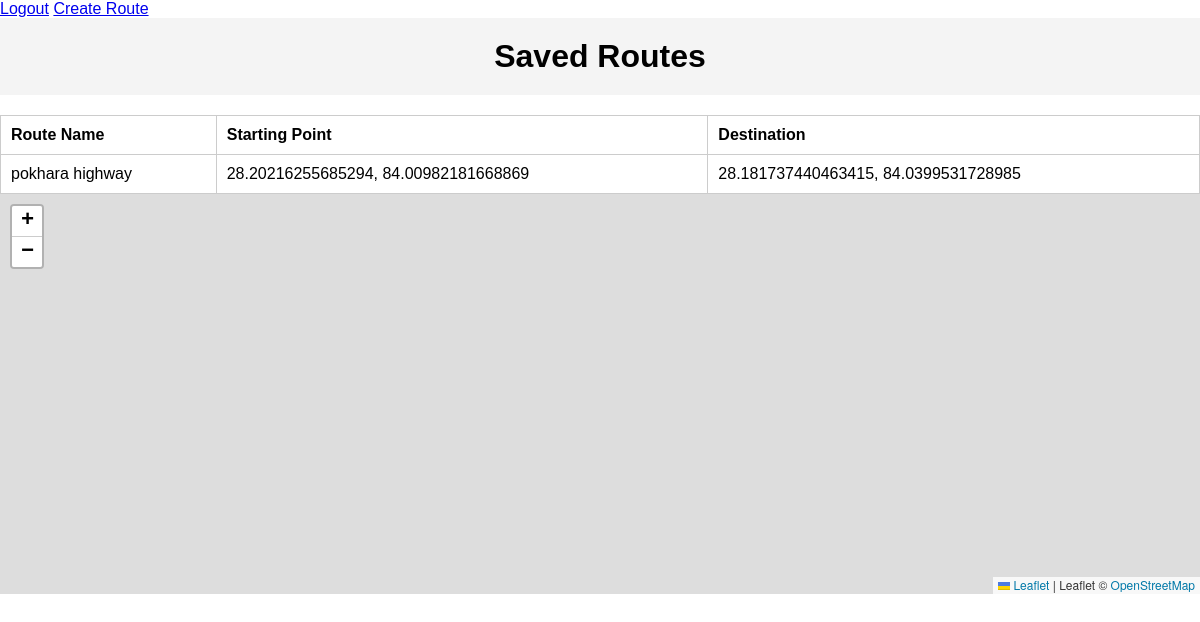
Before: /route_manager/ (signed in) with the older database file.
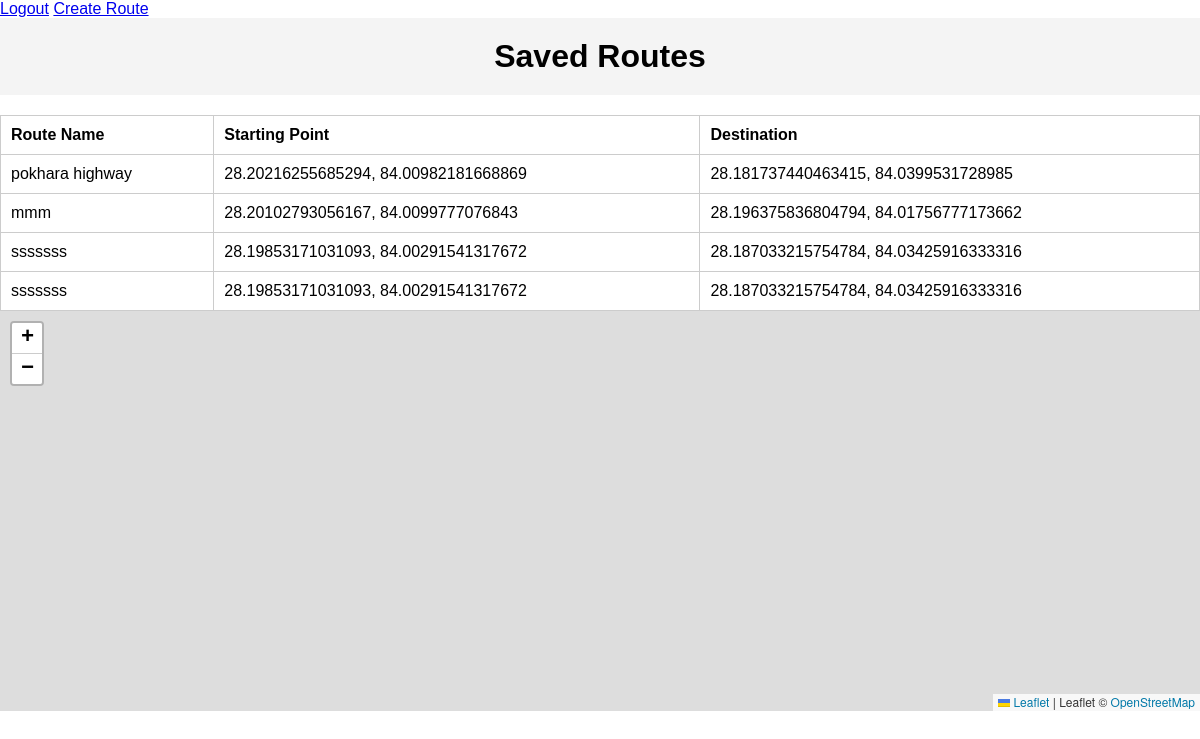
After: the same page with the newer database file.
### route_manager/models.py (models this page shows, shortened)
class Route(models.Model):
    route_name = models.CharField(max_length=255)
    starting_point = models.CharField(max_length=255)
    destination = models.CharField(max_length=255)
    route_data = models.TextField()

### route_manager/views.py (the view)
# urls.py: path('', views.view_saved_routes, name='view_saved_routes'),
def view_saved_routes(request):
    if not request.user.is_authenticated:
        return redirect('route_manager_login')
    routes = Route.objects.all()
    route_data = []
    for route in routes:
        route_data.append({
            'route_name': route.route_name,
            'starting_point': route.starting_point,
            'destination': route.destination,
            'route_data': json.loads(route.route_data)  # Convert the route_data JSON back to a list of coordinates
        })
    return render(request, 'route_manager/view_saved_routes.html', {'routes': route_data})

### route_manager/templates/route_manager/view_saved_routes.html (shortened to what this page needs)
<!DOCTYPE html>
<html lang="en">
<head>
    <link rel="stylesheet" href="https://unpkg.com/leaflet@1.8.0/dist/leaflet.css" />
</head>
<body>
    {% if user.is_authenticated %}
    <a href="{% url 'logout' %}" class="logout-button">Logout</a>
    <a href="{% url 'route_manager_home' %}" class="logout-button">Create Route</a>
{% endif %}
    <h1>Saved Routes</h1>
    <table>
        <thead>
            <tr>
                <th>Route Name</th>
                <th>Starting Point</th>
                <th>Destination</th>
            </tr>
        </thead>
        <tbody>
            {% for route in routes %}
            <tr onclick="showRouteOnMap({{ route.route_data|safe }}, '{{ route.route_name }}', '{{ route.starting_point }}', '{{ route.destination }}')">
                <td>{{ route.route_name }}</td>
                <td>{{ route.starting_point }}</td>
                <td>{{ route.destination }}</td>
            </tr>
            {% endfor %}
        </tbody>
    </table>
    <div id="map"></div>
</body>
</html>

Changed rows visible on the page:
added Route: route_name "mmm", starting_point "28.20102793056167, 84.0099777076843", destination "28.196375836804794, 84.01756777173662"
added Route: route_name "sssssss", starting_point "28.19853171031093, 84.00291541317672", destination "28.187033215754784, 84.03425916333316"
added Route: route_name "sssssss", starting_point "28.19853171031093, 84.00291541317672", destination "28.187033215754784, 84.03425916333316"
